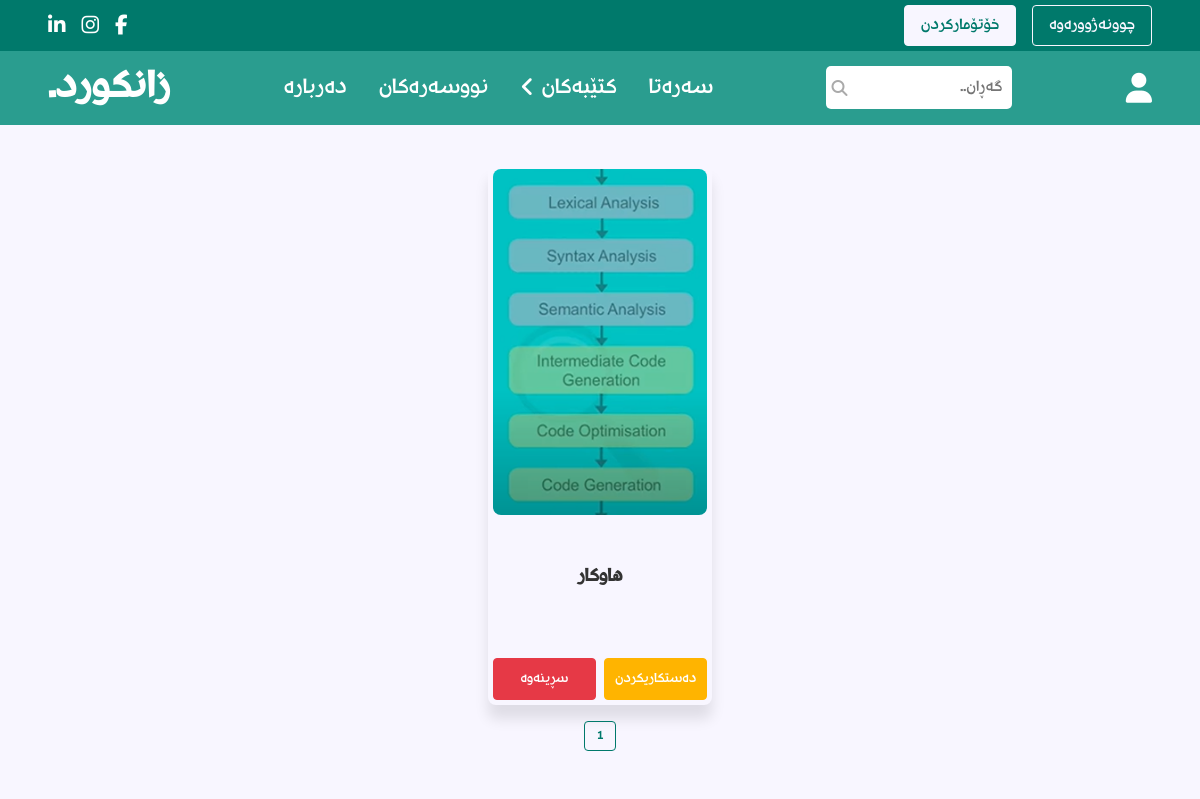
Page /authors.php (signed in) on the committed database.
### tables this page shows
CREATE TABLE `authors` (
  `id` int(11) NOT NULL,
  `name` varchar(255) NOT NULL,
  `image` varchar(255) NOT NULL,
  `description` varchar(1000) NOT NULL
);

### template.php (the view, shortened to what this page needs)
<?php function showAllBoxes($conn, $tableName)
{ ?>
  <section class="all-books">
    <?php
    $select_all_rows = mysqli_query($conn, "SELECT * FROM `$tableName`") or die('query failed');
    $totalBoxes = mysqli_num_rows($select_all_rows);
    $boxesPerPage = 10;
    $totalPages = ceil($totalBoxes / $boxesPerPage);
    $page = isset($_GET['page']) ? $_GET['page'] : 1;
    $page = max(1, $page);
    $offset = ($page - 1) * $boxesPerPage;
    $select_current_boxes = mysqli_query($conn, "SELECT * FROM `$tableName` LIMIT $offset, $boxesPerPage") or die('query failed');
    ?>
    <div class='box-container'>
      <?php
      if ($totalBoxes > 0) {
        while ($currentBoxes = mysqli_fetch_assoc($select_current_boxes)) {
      ?>
          <div class='box'>
            <div class="image">
              <a href="book_details.php?id=<?php echo $currentBoxes['id'] ?>">
                <img src='<?php echo ($_SESSION['user_type'] == 'admin' ? "uploaded_image/" : "admin/uploaded_image/") . $currentBoxes['image']; ?>' alt=""></a>
            </div>
            <div class="text">
              <p><?php echo $currentBoxes['name'] ?></p>
            </div>
            <?php if (!($tableName == 'authors')) { ?>
              <div class="buttons">
                <?php if ($_SESSION['user_type'] == 'user') { ?>
                  <a href="<?php echo $currentBoxes['file']; ?>" class="reading-button">خوێندنەوە</a>
                  <a href="" download=<?php echo $currentBoxes['file']; ?> class="download-button">دابەزاندن</a>
                <?php } else if ($_SESSION['user_type'] == 'admin') { ?>
                  <a href="<?php echo $tableName . '.php?update=' . $currentBoxes['id']; ?>" class="edit-button">دەستکاریکردن</a>
                  <a href="<?php echo $tableName . '.php?delete=' . $currentBoxes['id']; ?>" class="delete-button" onclick="return confirm('Are You Sure?')">سڕینەوە</a>
                <?php } ?>
              </div>
              <?php } else {
              if ($_SESSION['user_type'] == 'admin') { ?>
                <div class="buttons">
                  <a href="<?php echo $tableName . '.php?update=' . $currentBoxes['id']; ?>" class="edit-button">دەستکاریکردن</a>
                  <a href="<?php echo $tableName . '.php?delete=' . $currentBoxes['id']; ?>" class="delete-button" onclick="return confirm('Are You Sure?')">سڕینەوە</a>
                </div>
            <?php }
            } ?>
          </div>
      <?php
        }
      }
      ?>
    </div>
    <div class='pagination'>
      <?php
      if ($totalPages > 0) {
        if ($page == 1) {
          echo "<span class='current'>1 </span>";
        } else {
          echo "<a href='" . $tableName . ".php?page=1'>1</a> ";
        }
      }
      ?>
    </div>
  </section>
<?php } ?>

### css/styles.css (style rules this page uses)
:root { --base-font-size: 10px; --primary-color: #00796b; --secondary-color: #2a9d8f; --background-color: #f8f6ff; --gray-color: #aaaaaa; --light-gray: #cccccc; --text-color: #333333; --border: 0.16rem solid rgba(38, 70, 83, 0.3); --border-hover: 0.16rem solid var(--text-color); --box-shadow: 0 1.4rem 1.4rem rgb(0, 0, 0, 0.1); }
* { font-family: rudaw; margin: 0; padding: 0; box-sizing: border-box; outline: none; border: none; text-decoration: none; scroll-behavior: smooth; }
*:first-letter { text-transform: uppercase; }
html { font-size: var(--base-font-size); }
body { background-color: var(--background-color); }
section { padding: 2rem; margin: 2rem 0; background-color: var(--background-color); }
.primary-button, .download-button, .cancel-button, .add-button, .delete-button, .edit-button, .reading-button { display: inline-block; color: white; padding: 0.8rem 1.6rem; font-size: 1.6rem; text-decoration: none; text-align: center; border-radius: 0.4rem; cursor: pointer; transition: background-color 0.3s, color 0.3s, border-color 0.3s; }
.delete-button { background-color: #e63946; border: 0.16rem solid #e63946; }
.edit-button { background-color: #ffb400; border: 0.16rem solid #ffb400; }
.box-container { max-width: 1200px; margin: 0 auto; display: grid; grid-template-columns: repeat(auto-fit, 22.4rem); gap: 2rem; justify-content: center; }
.box { min-height: 36.8rem; border-radius: 0.8rem; padding: 0.48rem; box-shadow: var(--box-shadow); text-align: center; display: flex; flex-direction: column; justify-content: space-between; }
.image { width: 100%; height: 65%; border-radius: 0.8rem; }
.image img { width: 100%; height: 100%; border-radius: 0.8rem; object-fit: cover; }
.text { display: flex; flex-direction: column; margin-top: 0.5rem; margin-bottom: 1rem; }
.text p { color: var(--text-color); font-size: 1.44rem; }
.text p:first-child { font-weight: 700; font-size: 1.92rem; margin-bottom: 0.32rem; }
.box .buttons { display: flex; justify-content: space-between; margin-top: 0.8rem; column-gap: 0.8rem; margin-top: 1rem; }
.box .buttons a { width: 100%; font-size: 1.4rem; padding: 1rem; }
.pagination { display: flex; justify-content: center; margin-top: 1.6rem; }
.pagination a, .pagination span { display: inline-block; font-size: 1.2rem; padding: 0.56rem 1.2rem; margin: 0 0.32rem; color: var(--text-color); border: var(--border); border-radius: 0.4rem; text-decoration: none; text-align: center; }
.pagination .current { font-size: 1.2rem; font-weight: bold; color: var(--primary-color); border: 0.16rem solid var(--primary-color); cursor: pointer; }

### css/header_style.css (style rules this page uses)
* { margin: 0; padding: 0; box-sizing: border-box; border: none; outline: none; text-decoration: none; scroll-behavior: smooth; }

### rows in the picture
authors: image (picture), name "هاوکار"
